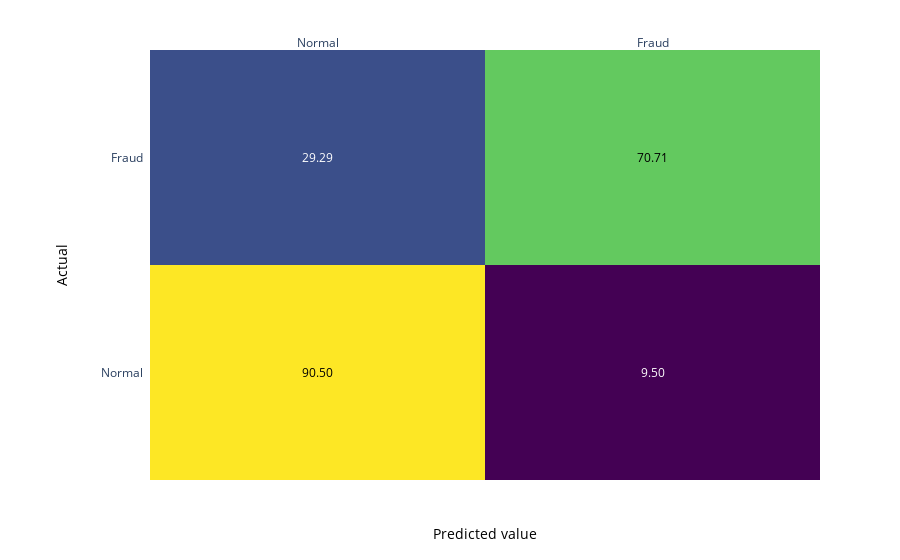

Notebook source saved alongside this figure:
### Markdown cell above
#### Matriz de confusão

### Code cell
cm = confusion_matrix(y_test.astype(int), y_pred, labels=[False, True])
cm = cm.astype('float') / cm.sum(axis=1)[:, np.newaxis]

text = [[f"{y*100:.2f}" for y in x] for x in cm]
fig = ff.create_annotated_heatmap(cm, x=['Normal', 'Fraud'], y=['Normal', 'Fraud'], annotation_text=text, colorscale='Viridis')
fig.add_annotation(dict(font=dict(color="black",size=14),
                        x=0.5,
                        y=-0.15,
                        showarrow=False,
                        text="Predicted value",
                        xref="paper",
                        yref="paper"))

fig.add_annotation(dict(font=dict(color="black",size=14),
                        x=-0.15,
                        y=0.5,
                        showarrow=False,
                        text="Actual",
                        textangle=-90,
                        xref="paper",
                        yref="paper"))
fig.update_layout(margin=dict(t=50, l=150))
fig.show()

### Figure 1 — Plotly figure (JSON) as saved in the notebook; plotly's stock layout.template omitted (floating-point values rounded to 4 significant figures)
{"data": [{"colorscale": [[0, "#440154"], [0.1111, "#482878"], [0.2222, "#3e4989"], [0.3333, "#31688e"], [0.4444, "#26828e"], [0.5556, "#1f9e89"], [0.6667, "#35b779"], [0.7778, "#6ece58"], [0.8889, "#b5de2b"], [1, "#fde725"]], "reversescale": false, "showscale": false, "type": "heatmap", "x": ["Normal", "Fraud"], "y": ["Normal", "Fraud"], "z": [[0.905, 0.09498], [0.2929, 0.7071]]}], "layout": {"annotations": [{"font": {"color": "#000000"}, "showarrow": false, "text": "90.50", "x": "Normal", "xref": "x", "y": "Normal", "yref": "y"}, {"font": {"color": "#FFFFFF"}, "showarrow": false, "text": "9.50", "x": "Fraud", "xref": "x", "y": "Normal", "yref": "y"}, {"font": {"color": "#FFFFFF"}, "showarrow": false, "text": "29.29", "x": "Normal", "xref": "x", "y": "Fraud", "yref": "y"}, {"font": {"color": "#000000"}, "showarrow": false, "text": "70.71", "x": "Fraud", "xref": "x", "y": "Fraud", "yref": "y"}, {"font": {"color": "black", "size": 14}, "showarrow": false, "text": "Predicted value", "x": 0.5, "xref": "paper", "y": -0.15, "yref": "paper"}, {"font": {"color": "black", "size": 14}, "showarrow": false, "text": "Actual", "textangle": -90, "x": -0.15, "xref": "paper", "y": 0.5, "yref": "paper"}], "margin": {"l": 150, "t": 50}, "xaxis": {"dtick": 1, "gridcolor": "rgb(0, 0, 0)", "side": "top", "ticks": ""}, "yaxis": {"dtick": 1, "ticks": "", "ticksuffix": "  "}}}
